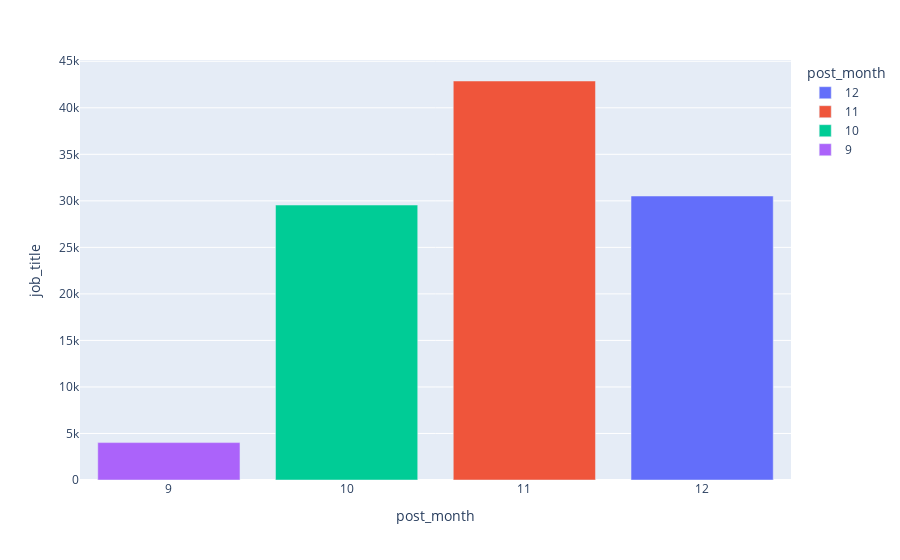

The notebook cell saved with this chart:
### Code cell
new_aux = aux.query('post_year==2021 & post_month>8').copy()
# new_aux = aux.copy()
new_aux['post_year'] = pd.Categorical(new_aux['post_year'])
new_aux['post_month'] = pd.Categorical(new_aux['post_month'])

fig = px.bar(new_aux, x='post_month', y='job_title', color='post_month', barmode='relative')
fig.update_xaxes(type='category')
fig.update_layout(barmode='relative', xaxis={'categoryorder':'array', 'categoryarray':[1,2,3,4,5,6,7,8,9,10,11,12]})
fig.show()

### Figure 1 — Plotly figure (JSON) as saved in the notebook; plotly's stock layout.template omitted (floating-point values rounded to 4 significant figures)
{"data": [{"alignmentgroup": "True", "hovertemplate": "post_month=%{x}<br>job_title=%{y}<extra></extra>", "legendgroup": "12", "marker": {"color": "#636efa", "pattern": {"shape": ""}}, "name": "12", "offsetgroup": "12", "orientation": "v", "showlegend": true, "textposition": "auto", "type": "bar", "x": [12], "xaxis": "x", "y": [30521], "yaxis": "y"}, {"alignmentgroup": "True", "hovertemplate": "post_month=%{x}<br>job_title=%{y}<extra></extra>", "legendgroup": "11", "marker": {"color": "#EF553B", "pattern": {"shape": ""}}, "name": "11", "offsetgroup": "11", "orientation": "v", "showlegend": true, "textposition": "auto", "type": "bar", "x": [11], "xaxis": "x", "y": [42880], "yaxis": "y"}, {"alignmentgroup": "True", "hovertemplate": "post_month=%{x}<br>job_title=%{y}<extra></extra>", "legendgroup": "10", "marker": {"color": "#00cc96", "pattern": {"shape": ""}}, "name": "10", "offsetgroup": "10", "orientation": "v", "showlegend": true, "textposition": "auto", "type": "bar", "x": [10], "xaxis": "x", "y": [29550], "yaxis": "y"}, {"alignmentgroup": "True", "hovertemplate": "post_month=%{x}<br>job_title=%{y}<extra></extra>", "legendgroup": "9", "marker": {"color": "#ab63fa", "pattern": {"shape": ""}}, "name": "9", "offsetgroup": "9", "orientation": "v", "showlegend": true, "textposition": "auto", "type": "bar", "x": [9], "xaxis": "x", "y": [4019], "yaxis": "y"}], "layout": {"barmode": "relative", "legend": {"title": {"text": "post_month"}, "tracegroupgap": 0}, "margin": {"t": 60}, "xaxis": {"anchor": "y", "categoryarray": [1, 2, 3, 4, 5, 6, 7, 8, 9, 10, 11, 12], "categoryorder": "array", "domain": [0, 1], "title": {"text": "post_month"}, "type": "category"}, "yaxis": {"anchor": "x", "domain": [0, 1], "title": {"text": "job_title"}}}}
